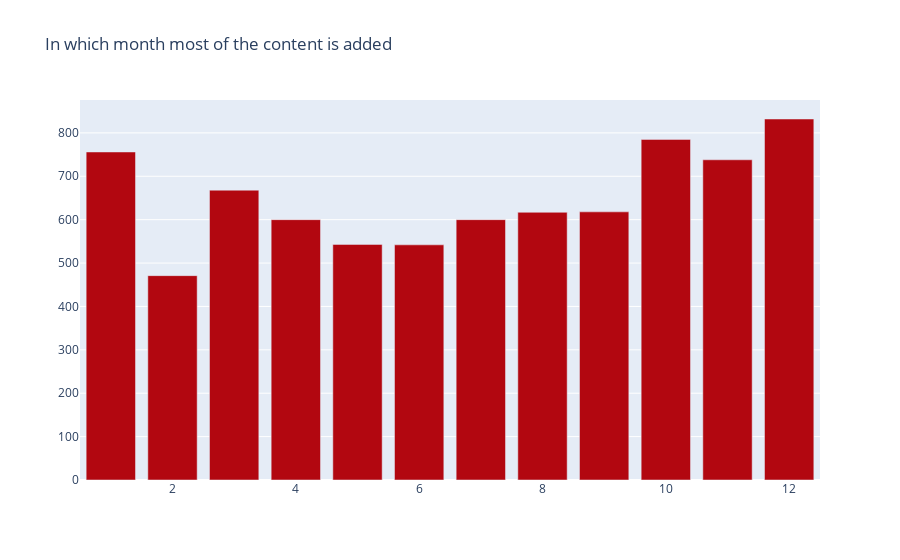

Notebook code for this chart:
### Markdown cell above
In which month most of the content is added

### Code cell
col = "month_added"

vc1 = data[col].value_counts().reset_index() #n_shows['year_added'].value_counts.reset_index()
vc1 = vc1.rename(columns = {col : "count", "index" : col})
vc1['percent'] = vc1['count'].apply(lambda x : 100*x/sum(vc1['count']))
vc1 = vc1.sort_values(col)


trace1 = go.Bar(x=vc1[col], y=vc1["count"], name="TV Shows", marker=dict(color="#b20710"))
#trace1 = go.scatter(x=vc1['year_added'],y = vc1['count'])

Trace = [trace1]
layout = go.Layout(title="In which month most of the content is added", legend=dict(x=0.1, y=1.1, orientation="h"))
fig = go.Figure(Trace, layout=layout)
fig.show()

### Figure 1 — Plotly figure (JSON) as saved in the notebook; plotly's stock layout.template omitted (floating-point values rounded to 4 significant figures)
{"data": [{"marker": {"color": "#b20710"}, "name": "TV Shows", "type": "bar", "x": [1, 2, 3, 4, 5, 6, 7, 8, 9, 10, 11, 12], "y": [756, 471, 668, 600, 543, 542, 600, 617, 618, 785, 738, 832]}], "layout": {"legend": {"orientation": "h", "x": 0.1, "y": 1.1}, "title": {"text": "In which month most of the content is added"}}}
